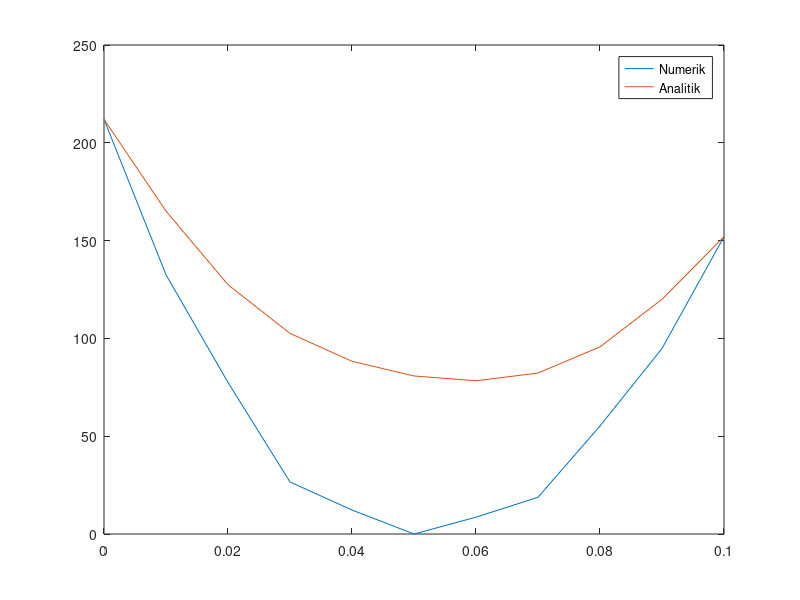
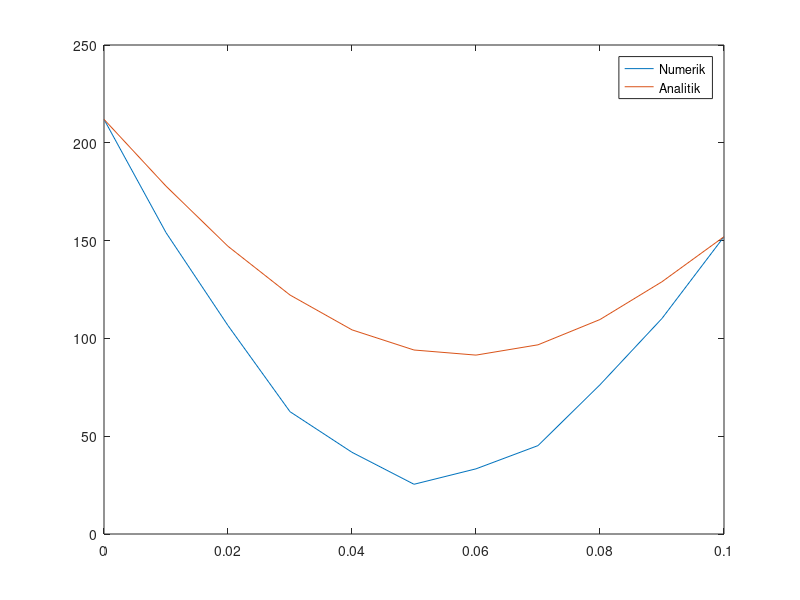
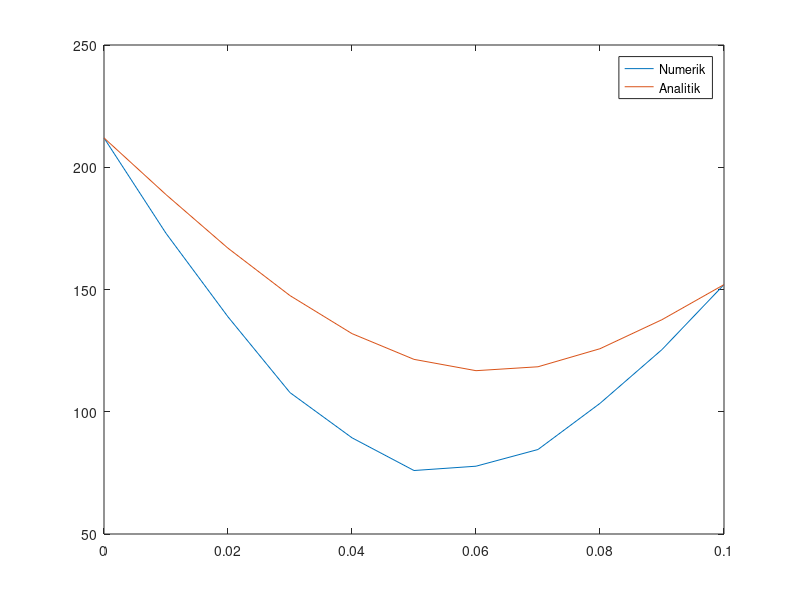
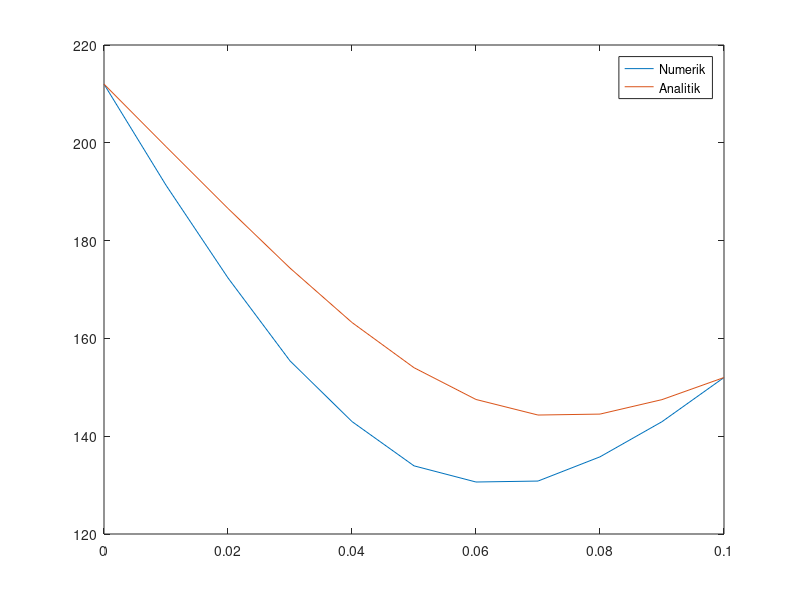

Here is the MATLAB script that generated these plots, in order: (Note: a time limit stopped this script after it produced the figures.)
%material used in this task : Aluminum (Al)
clear all; clc
%Material Data
k = 237; rho = 2700; q = 3*10^5; cp = 897; L = 0.1; %in SI unit
alpha = sqrt(rho*cp/k);

%Case : bar clamped on both sides 

%Numerical analysis : 
dx = 0.01; dt = 0.5; C1 = dt/(alpha^2*dx^2);

%Explicit scheme : 
m = L/dx+1; %termasuk dua ujungny
T = zeros(1,m);
T(1) = 212; %Dirichlet BC on the left
T(m) = 152; %Dirichlet BC on the right
x = 0:dx:L;
Taft = T;

%heat generation matrix : 
Q = zeros(1,m);
gen = zeros(1,m);
n = 2; %orde osilasi profil heat generation

for i = 1:m 
   Q(i) = q*sin(n*pi*x(i)/L);
   gen(i) = Q(i)*dt/(k*alpha^2);
end

%plotting both analytical and numerics in some time simultaneeously for t =
%2, 4, 8, 16, 32, 64, 128, 256, steady state
t = 0;
T1 = T(1); T2 = T(m);
y = 10;
koef = zeros(1,y); %first y+1 terms of the transient

for i = 1:y
    first = -2/(pi^2*k*n*i)*(2*q*L^2*(-1)^(i+1)+pi*k*(T1+T2*(-1)^(i+1)));
    second = -q*L/(pi^2*k*i^2);
    koef(i) = first + second;
end

l = 0;
tfinal = 310;
for i = 1:tfinal/dt
    %numerical : 
    Tbef = Taft;
    for j = 2:m-1 
        Taft(j) = Tbef(j)+C1*(Tbef(j+1)-2*Tbef(j)+Tbef(j-1))+gen(j);
    end
    t = t+dt
    
    figure(10)
    plot(x,Taft)
    title('Numerik')
    hold on
    
    %Analitik
    figure(11)
    for e = 2:m-1
            transient = 0;
            steady = q*L/(k*pi^2*n^2)*(sin(n*pi*x(e)/L)-n*pi*x(e))+(T2-T1+q*L^2/(k*pi*n))*x(e)/L+T1;
            for f = 1:y
                transient = transient + koef(f)*exp(-(f*pi/(L*alpha))^2*t)*sin(f*pi*x(e)/L);
            end
            T(e) = transient + steady;
    end
    plot(x,T)
    title('Analitik')
    hold on
    
    if(t==2 | t==4 | t==8 | t == 16|t == 32|t==64 | t == 128 | t==256 |t==tfinal)
        l = l+1;
        figure(l)
        
        plot(x,Taft) %numerik
        hold on
        plot(x,T) %analitik
        legend('Numerik','Analitik')
        hold off
    end
end
hold off 
hold off
